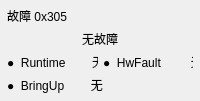
               <widget class="QFrame" name="frameFaultDiag">
                <property name="maximumSize">
                 <size>
                  <width>16777215</width>
                  <height>104</height>
                 </size>
                </property>
                <property name="minimumSize">
                 <size>
                  <width>0</width>
                  <height>96</height>
                 </size>
                </property>
                <property name="panel" stdset="0">
                 <bool>true</bool>
                </property>
                <property name="detailCard" stdset="0">
                 <bool>true</bool>
                </property>
                <layout class="QGridLayout" name="verticalLayoutFaultDiag">
                 <property name="spacing">
                  <number>5</number>
                 </property>
                 <property name="bottomMargin">
                  <number>7</number>
                 </property>
                 <property name="rightMargin">
                  <number>7</number>
                 </property>
                 <property name="topMargin">
                  <number>7</number>
                 </property>
                 <property name="leftMargin">
                  <number>7</number>
                 </property>
                 <item row="0" column="0" colspan="2">
                  <widget class="QLabel" name="labelFaultTitle">
                   <property name="text">
                    <string>故障 0x305</string>
                   </property>
                   <property name="role" stdset="0">
                    <string>sectionTitle</string>
                   </property>
                  </widget>
                 </item>
                 <item row="1" column="0" colspan="2">
                  <widget class="QLabel" name="labelFaultSummary">
                   <property name="sizePolicy">
                    <sizepolicy hsizetype="Ignored" vsizetype="Preferred">
                     <horstretch>0</horstretch>
                     <verstretch>0</verstretch>
                    </sizepolicy>
                   </property>
                   <property name="text">
                    <string>无故障</string>
                   </property>
                   <property name="alignment">
                    <set>Qt::AlignmentFlag::AlignCenter</set>
                   </property>
                  </widget>
                 </item>
                 <item row="2" column="0">
                  <widget class="QLabel" name="labelRuntimeFault">
                   <property name="sizePolicy">
                    <sizepolicy hsizetype="Ignored" vsizetype="Preferred">
                     <horstretch>0</horstretch>
                     <verstretch>0</verstretch>
                    </sizepolicy>
                   </property>
                   <property name="text">
                    <string>●  Runtime        无</string>
                   </property>
                  </widget>
                 </item>
                 <item row="2" column="1">
                  <widget class="QLabel" name="labelHwFault">
                   <property name="sizePolicy">
                    <sizepolicy hsizetype="Ignored" vsizetype="Preferred">
                     <horstretch>0</horstretch>
                     <verstretch>0</verstretch>
                    </sizepolicy>
                   </property>
                   <property name="text">
                    <string>●  HwFault         无</string>
                   </property>
                  </widget>
                 </item>
                 <item row="3" column="0" colspan="2">
                  <widget class="QLabel" name="labelBringUpFault">
                   <property name="sizePolicy">
                    <sizepolicy hsizetype="Ignored" vsizetype="Preferred">
                     <horstretch>0</horstretch>
                     <verstretch>0</verstretch>
                    </sizepolicy>
                   </property>
                   <property name="text">
                    <string>●  BringUp        无</string>
                   </property>
                  </widget>
                 </item>
                </layout>
               </widget>
